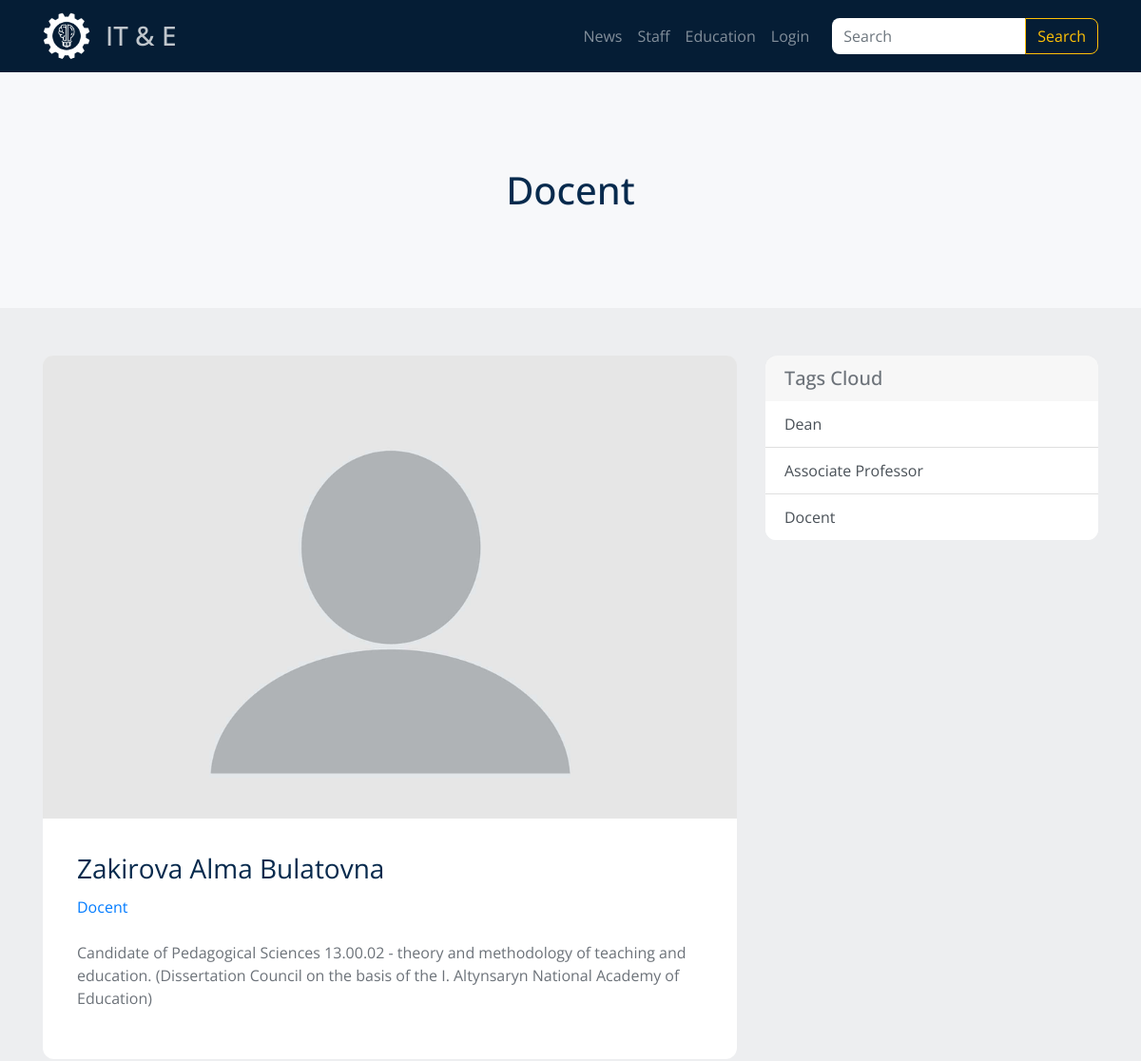
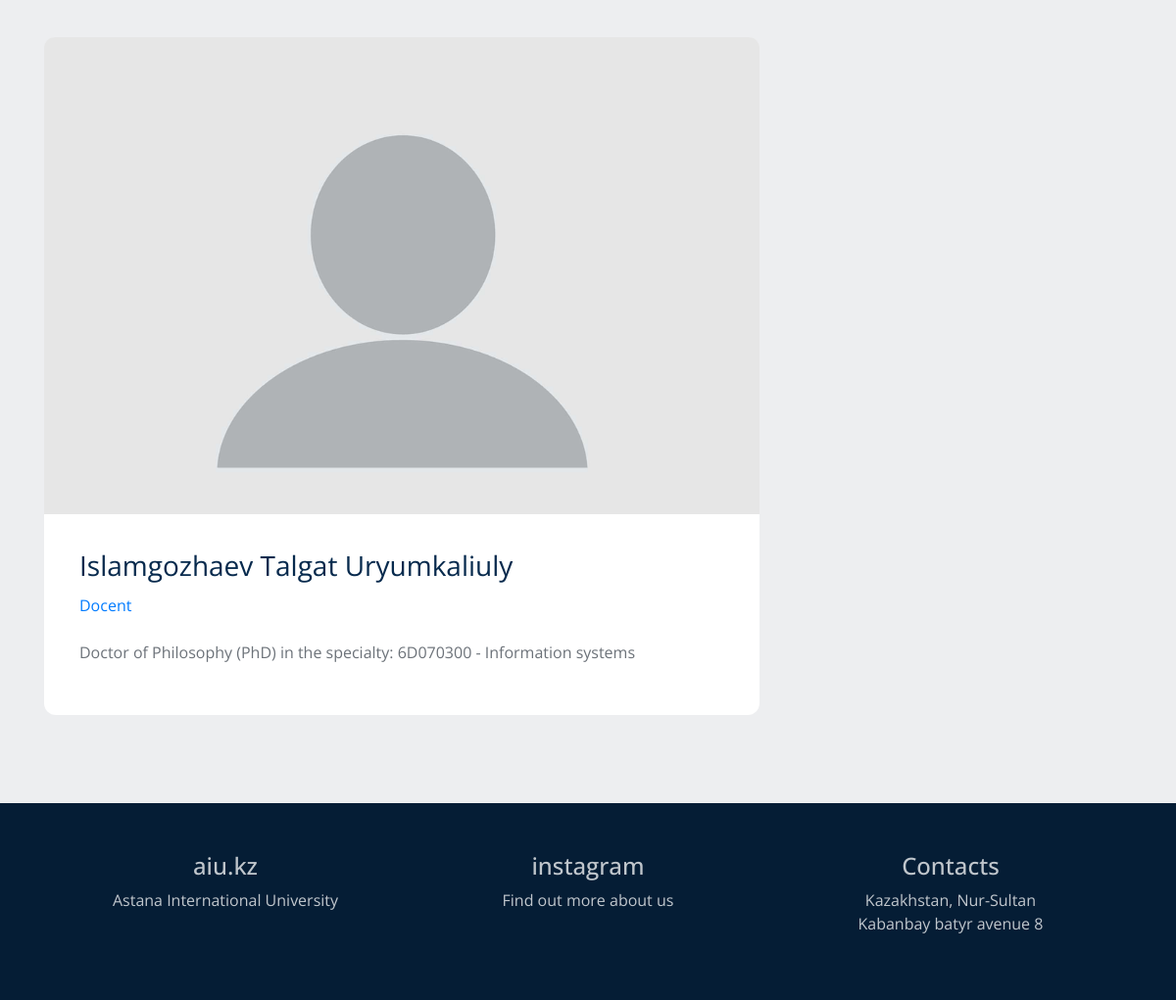
/staff/tag/docent/, run on the app's committed database (2 pictures, top to bottom).
### staff/models.py (models this page shows, shortened)
class Tag(models.Model):
    title = models.CharField(max_length=200, unique=True)
    slug = models.SlugField(max_length=200, unique=True)
    def get_absolute_url(self):
        return reverse('tag_staff_detail_url', kwargs={'slug': self.slug})

class Member(models.Model):
    name = models.CharField(max_length=300, db_index=True)
    slug = models.SlugField(max_length=300, unique=True)
    academic_degree = models.CharField(
        max_length=300,
        blank=True,
        db_index=True
    )
    position = models.CharField(max_length=200, blank=True, db_index=True)
    education = models.TextField(blank=True, db_index=True)
    work_experience = models.TextField(blank=True, db_index=True)
    international_experience = models.TextField(blank=True, db_index=True)
    сompetitive_advantages = models.CharField(
        max_length=300,
        blank=True,
        db_index=True
    )
    training = models.TextField(
        blank=True,
        db_index=True
    )  # повышение квалификации
    academic_activity = models.TextField(blank=True, db_index=True)
    training_courses = models.CharField(
        max_length=300,
        blank=True,
        db_index=True
    )
    scientific_publications = models.TextField(blank=True, db_index=True)
    thumbnail = models.ImageField(
        default='member_default.jpg',
        upload_to='staff_images'
    )
    tags = models.ManyToManyField('Tag', blank=True, related_name='members')
    def get_absolute_url(self):
        return reverse('member_detail_url', kwargs={'slug': self.slug})

### staff/views.py (the view)
# urls.py: path('tag/<str:slug>/', tag_detail, name='tag_detail_url'),
def tag_detail(request, slug):
    tag = get_object_or_404(Tag, slug__iexact=slug)
    tags = Tag.objects.all()
    context = {
        'tag': tag,
        'tags': tags,
    }
    paginator_context = paginate(request, tag.members.all())
    context.update(paginator_context)
    return render(request, 'staff/tag_detail.html', context=context)

### feed/views.py (called while the page is built)
def paginate(request, queryset):
    paginator = Paginator(queryset, 3)
    page_number = request.GET.get('page', 1)
    page = paginator.get_page(page_number)
    is_paginated = page.has_other_pages()
    context = {
        'page': page,
        'is_paginated': is_paginated,
    }
    return context

### staff/templates/staff/tag_detail.html (shortened to what this page needs)
{% extends 'staff/base_staff.html' %}
{% block intro %}
	<h1 class="intro__title">{{ tag.title|title }}</h1>
{% endblock %}
{% block content %}
	<div class="col-sm-12 col-lg-8">
		{% if page.object_list.exists %}
			{% for member in page.object_list %}
				<div class="card">
					{% if member.thumbnail %}
						<a href="{{ member.get_absolute_url }}">
							<img src="{{ member.thumbnail.url }}" class="card-img-top" alt="">
						</a>
					{% endif %}
					<div class="card-body">
						<div class="card-title">
							<a href="{{ member.get_absolute_url }}" class="post_link">
								{{ member.name }}
							</a>
						</div>
						<div class="mb-4">
							{% for tag in member.tags.all %}
								{% if forloop.first %}
									<a href="{{ tag.get_absolute_url }}">{{ tag.title }}</a>
								{% else %}
									|<a href="{{ tag.get_absolute_url }}">{{ tag.title }}</a>
								{% endif %}
							{% endfor %}
						</div>
						<div class="card-text">{{ member.academic_degree|linebreaks }}</div>
					</div>
				</div>
			{% endfor %}
		{% else %}
			<h3>There's no any content</h3>
		{% endif %}
	</div>
	<div class="col-sm-12 col-lg-4">
		<div class="card">
			<div class="card-header">
				<h5>Tags Cloud<h5>
			</div>
			<ul class="list-group list-group-flush">
				{% for tag in tags %}
					<a href="{{ tag.get_absolute_url }}" class="list-group-item list-group-item-action">
						{{ tag.title|title }}
					</a>
				{% endfor %}
			</ul>
		</div>
	</div>
{% endblock %}

### static/css/style.css (style rules this page uses)
body { background-color: #edeef0; font-family: 'Open Sans', sans-serif; font-size: 16px; color: #6c7279; }
h1, h2, h3, h4, h5, h6 { margin: 0; }
ul { margin: 0; padding: 0; }
.card { margin-bottom: 40px; border: none; border-radius: 0.75rem; }
.card-header { border-bottom: none; }
.card-header:first-child { border-radius: calc(.75rem - 1px) calc(.75rem - 1px) 0 0; }
.card-body { padding: 2.25rem; }
.card-title { font-size: 28px; line-height: 1.2; color: #072a4d; }
.card-img-top { border-radius: calc(.75rem - 1px) calc(.75rem - 1px) 0 0; }
.card > .list-group:last-child { border-radius: 0 0 calc(.75rem - 1px) calc(.75rem - 1px); }
.post_link { color: #072a4d; }

### data on the page
Tag: title "Docent"
Member: thumbnail (placeholder picture), name "Zakirova Alma Bulatovna", academic_degree "Candidate of Pedagogical Sciences 13.00.02 - theory and methodology of teaching and education. (Dissertation Council on the basis of the I. Altynsaryn National Academy of Education)"
Member: thumbnail (placeholder picture), name "Islamgozhaev Talgat Uryumkaliuly", academic_degree "Doctor of Philosophy (PhD) in the specialty: 6D070300 - Information systems"
Tag: title "Dean"
Tag: title "Associate Professor"
